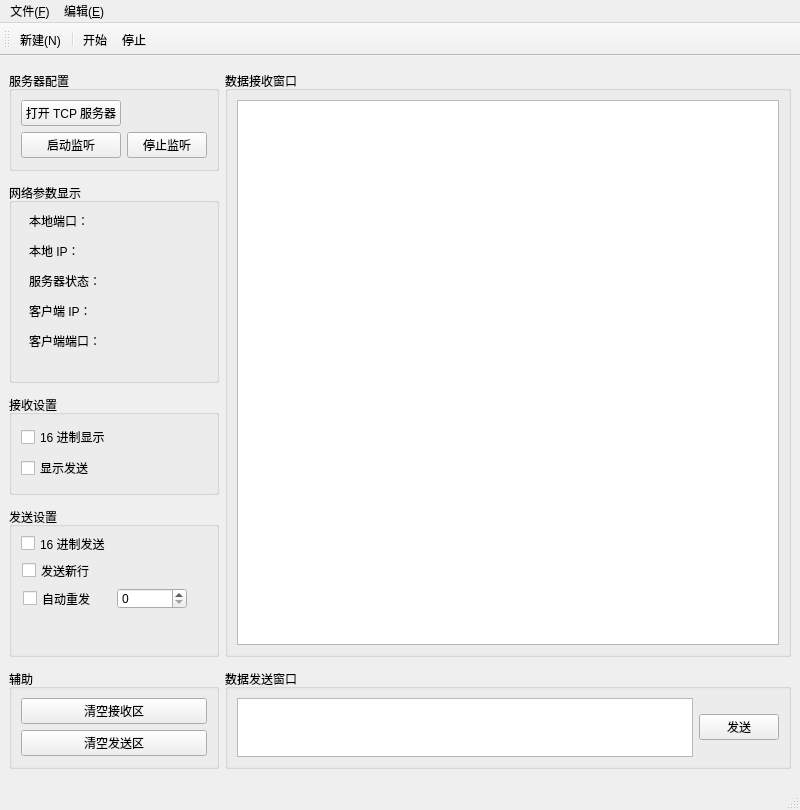
<?xml version="1.0" encoding="UTF-8"?>
<ui version="4.0">
 <class>TCPServer</class>
 <widget class="QMainWindow" name="TCPServer">
  <property name="geometry">
   <rect>
    <x>0</x>
    <y>0</y>
    <width>800</width>
    <height>810</height>
   </rect>
  </property>
  <property name="windowTitle">
   <string>MainWindow</string>
  </property>
  <widget class="QWidget" name="centralwidget">
   <layout class="QGridLayout" name="gridLayout_3">
    <item row="2" column="0">
     <widget class="QGroupBox" name="groupBox_4">
      <property name="maximumSize">
       <size>
        <width>16777215</width>
        <height>100</height>
       </size>
      </property>
      <property name="title">
       <string>接收设置</string>
      </property>
      <layout class="QVBoxLayout" name="verticalLayout_5">
       <item>
        <widget class="QCheckBox" name="HexReceiveBtn">
         <property name="text">
          <string>16 进制显示</string>
         </property>
        </widget>
       </item>
       <item>
        <widget class="QCheckBox" name="viewSendBtn">
         <property name="text">
          <string>显示发送</string>
         </property>
        </widget>
       </item>
      </layout>
     </widget>
    </item>
    <item row="1" column="0">
     <widget class="QGroupBox" name="groupBox_3">
      <property name="maximumSize">
       <size>
        <width>16777215</width>
        <height>200</height>
       </size>
      </property>
      <property name="title">
       <string>网络参数显示</string>
      </property>
      <widget class="QLabel" name="label">
       <property name="geometry">
        <rect>
         <x>20</x>
         <y>30</y>
         <width>72</width>
         <height>15</height>
        </rect>
       </property>
       <property name="text">
        <string>本地端口：</string>
       </property>
      </widget>
      <widget class="QLabel" name="label_2">
       <property name="geometry">
        <rect>
         <x>20</x>
         <y>60</y>
         <width>72</width>
         <height>15</height>
        </rect>
       </property>
       <property name="text">
        <string>本地 IP：</string>
       </property>
      </widget>
      <widget class="QLabel" name="localPort">
       <property name="geometry">
        <rect>
         <x>110</x>
         <y>30</y>
         <width>121</width>
         <height>16</height>
        </rect>
       </property>
       <property name="text">
        <string/>
       </property>
      </widget>
      <widget class="QLabel" name="localIP">
       <property name="geometry">
        <rect>
         <x>110</x>
         <y>60</y>
         <width>121</width>
         <height>16</height>
        </rect>
       </property>
       <property name="text">
        <string/>
       </property>
      </widget>
      <widget class="QLabel" name="label_3">
       <property name="geometry">
        <rect>
         <x>20</x>
         <y>90</y>
         <width>101</width>
         <height>16</height>
        </rect>
       </property>
       <property name="text">
        <string>服务器状态：</string>
       </property>
      </widget>
      <widget class="QLabel" name="socketStatusText">
       <property name="geometry">
        <rect>
         <x>110</x>
         <y>90</y>
         <width>101</width>
         <height>16</height>
        </rect>
       </property>
       <property name="text">
        <string/>
       </property>
      </widget>
      <widget class="QLabel" name="label_4">
       <property name="geometry">
        <rect>
         <x>20</x>
         <y>120</y>
         <width>101</width>
         <height>16</height>
        </rect>
       </property>
       <property name="text">
        <string>客户端 IP：</string>
       </property>
      </widget>
      <widget class="QLabel" name="label_5">
       <property name="geometry">
        <rect>
         <x>20</x>
         <y>150</y>
         <width>101</width>
         <height>16</height>
        </rect>
       </property>
       <property name="text">
        <string>客户端端口：</string>
       </property>
      </widget>
      <widget class="QLabel" name="clientIPText">
       <property name="geometry">
        <rect>
         <x>110</x>
         <y>120</y>
         <width>121</width>
         <height>16</height>
        </rect>
       </property>
       <property name="text">
        <string/>
       </property>
      </widget>
      <widget class="QLabel" name="clientPortText">
       <property name="geometry">
        <rect>
         <x>110</x>
         <y>150</y>
         <width>121</width>
         <height>16</height>
        </rect>
       </property>
       <property name="text">
        <string/>
       </property>
      </widget>
     </widget>
    </item>
    <item row="0" column="0">
     <widget class="QGroupBox" name="TCPSocketStatus">
      <property name="maximumSize">
       <size>
        <width>16777215</width>
        <height>100</height>
       </size>
      </property>
      <property name="title">
       <string>服务器配置</string>
      </property>
      <layout class="QGridLayout" name="gridLayout_5">
       <item row="1" column="1">
        <widget class="QPushButton" name="stopListeningBtn">
         <property name="maximumSize">
          <size>
           <width>150</width>
           <height>16777215</height>
          </size>
         </property>
         <property name="text">
          <string>停止监听</string>
         </property>
        </widget>
       </item>
       <item row="0" column="0">
        <widget class="QPushButton" name="creatTCPServerBtn">
         <property name="maximumSize">
          <size>
           <width>150</width>
           <height>16777215</height>
          </size>
         </property>
         <property name="text">
          <string>打开 TCP 服务器</string>
         </property>
        </widget>
       </item>
       <item row="1" column="0">
        <widget class="QPushButton" name="startListeningBtn">
         <property name="maximumSize">
          <size>
           <width>150</width>
           <height>16777215</height>
          </size>
         </property>
         <property name="text">
          <string>启动监听</string>
         </property>
        </widget>
       </item>
      </layout>
     </widget>
    </item>
    <item row="3" column="0">
     <widget class="QGroupBox" name="groupBox_5">
      <property name="maximumSize">
       <size>
        <width>16777215</width>
        <height>150</height>
       </size>
      </property>
      <property name="title">
       <string>发送设置</string>
      </property>
      <widget class="QCheckBox" name="HexSendBtn">
       <property name="geometry">
        <rect>
         <x>12</x>
         <y>27</y>
         <width>111</width>
         <height>19</height>
        </rect>
       </property>
       <property name="text">
        <string>16 进制发送</string>
       </property>
      </widget>
      <widget class="QCheckBox" name="SendNewLineBtn">
       <property name="geometry">
        <rect>
         <x>13</x>
         <y>54</y>
         <width>87</width>
         <height>19</height>
        </rect>
       </property>
       <property name="text">
        <string>发送新行</string>
       </property>
      </widget>
      <widget class="QSpinBox" name="resendTimer">
       <property name="geometry">
        <rect>
         <x>108</x>
         <y>81</y>
         <width>70</width>
         <height>21</height>
        </rect>
       </property>
       <property name="maximum">
        <number>99999</number>
       </property>
      </widget>
      <widget class="QCheckBox" name="autoResendBtn">
       <property name="geometry">
        <rect>
         <x>14</x>
         <y>82</y>
         <width>87</width>
         <height>19</height>
        </rect>
       </property>
       <property name="text">
        <string>自动重发</string>
       </property>
      </widget>
     </widget>
    </item>
    <item row="4" column="0">
     <widget class="QGroupBox" name="groupBox_7">
      <property name="maximumSize">
       <size>
        <width>16777215</width>
        <height>100</height>
       </size>
      </property>
      <property name="title">
       <string>辅助</string>
      </property>
      <layout class="QVBoxLayout" name="verticalLayout_4">
       <item>
        <widget class="QPushButton" name="ClearRecvBtn">
         <property name="text">
          <string>清空接收区</string>
         </property>
        </widget>
       </item>
       <item>
        <widget class="QPushButton" name="ClearSendBtn">
         <property name="text">
          <string>清空发送区</string>
         </property>
        </widget>
       </item>
      </layout>
     </widget>
    </item>
    <item row="0" column="1" rowspan="4">
     <widget class="QGroupBox" name="groupBox">
      <property name="minimumSize">
       <size>
        <width>0</width>
        <height>400</height>
       </size>
      </property>
      <property name="title">
       <string>数据接收窗口</string>
      </property>
      <layout class="QGridLayout" name="gridLayout">
       <item row="0" column="0">
        <widget class="QTextEdit" name="RecvDataEdt"/>
       </item>
      </layout>
     </widget>
    </item>
    <item row="4" column="1">
     <widget class="QGroupBox" name="groupBox_2">
      <property name="maximumSize">
       <size>
        <width>16777215</width>
        <height>100</height>
       </size>
      </property>
      <property name="title">
       <string>数据发送窗口</string>
      </property>
      <layout class="QGridLayout" name="gridLayout_2">
       <item row="0" column="0">
        <widget class="QTextEdit" name="SendDataEdt"/>
       </item>
       <item row="0" column="1">
        <widget class="QPushButton" name="SendBtn">
         <property name="text">
          <string>发送</string>
         </property>
        </widget>
       </item>
      </layout>
     </widget>
    </item>
   </layout>
  </widget>
  <widget class="QMenuBar" name="menubar">
   <property name="geometry">
    <rect>
     <x>0</x>
     <y>0</y>
     <width>800</width>
     <height>26</height>
    </rect>
   </property>
   <widget class="QMenu" name="menu_F">
    <property name="title">
     <string>文件(&amp;F)</string>
    </property>
    <addaction name="action_New"/>
    <addaction name="separator"/>
    <addaction name="action_Exit"/>
   </widget>
   <widget class="QMenu" name="menu_E">
    <property name="title">
     <string>编辑(&amp;E)</string>
    </property>
    <addaction name="action_Play"/>
    <addaction name="action_Pause"/>
   </widget>
   <addaction name="menu_F"/>
   <addaction name="menu_E"/>
  </widget>
  <widget class="QStatusBar" name="statusbar"/>
  <widget class="QToolBar" name="toolBar">
   <property name="windowTitle">
    <string>toolBar</string>
   </property>
   <attribute name="toolBarArea">
    <enum>TopToolBarArea</enum>
   </attribute>
   <attribute name="toolBarBreak">
    <bool>false</bool>
   </attribute>
   <addaction name="action_New"/>
   <addaction name="separator"/>
   <addaction name="action_Play"/>
   <addaction name="action_Pause"/>
  </widget>
  <action name="action_New">
   <property name="icon">
    <iconset resource="images.qrc">
     <normaloff>:/myImages/images/filenew.png</normaloff>:/myImages/images/filenew.png</iconset>
   </property>
   <property name="text">
    <string>新建(&amp;N)</string>
   </property>
   <property name="shortcut">
    <string>Ctrl+N</string>
   </property>
  </action>
  <action name="action_Exit">
   <property name="icon">
    <iconset resource="images.qrc">
     <normaloff>:/myImages/images/exit.png</normaloff>:/myImages/images/exit.png</iconset>
   </property>
   <property name="text">
    <string>退出(&amp;X)</string>
   </property>
   <property name="shortcut">
    <string>Ctrl+X</string>
   </property>
  </action>
  <action name="action_Play">
   <property name="icon">
    <iconset resource="images.qrc">
     <normaloff>:/myImages/images/gtk-media-play-ltr.png</normaloff>:/myImages/images/gtk-media-play-ltr.png</iconset>
   </property>
   <property name="text">
    <string>开始</string>
   </property>
  </action>
  <action name="action_Pause">
   <property name="icon">
    <iconset resource="images.qrc">
     <normaloff>:/myImages/images/gtk-media-pause.png</normaloff>:/myImages/images/gtk-media-pause.png</iconset>
   </property>
   <property name="text">
    <string>停止</string>
   </property>
  </action>
 </widget>
 <resources>
  <include location="images.qrc"/>
 </resources>
 <connections/>
</ui>
